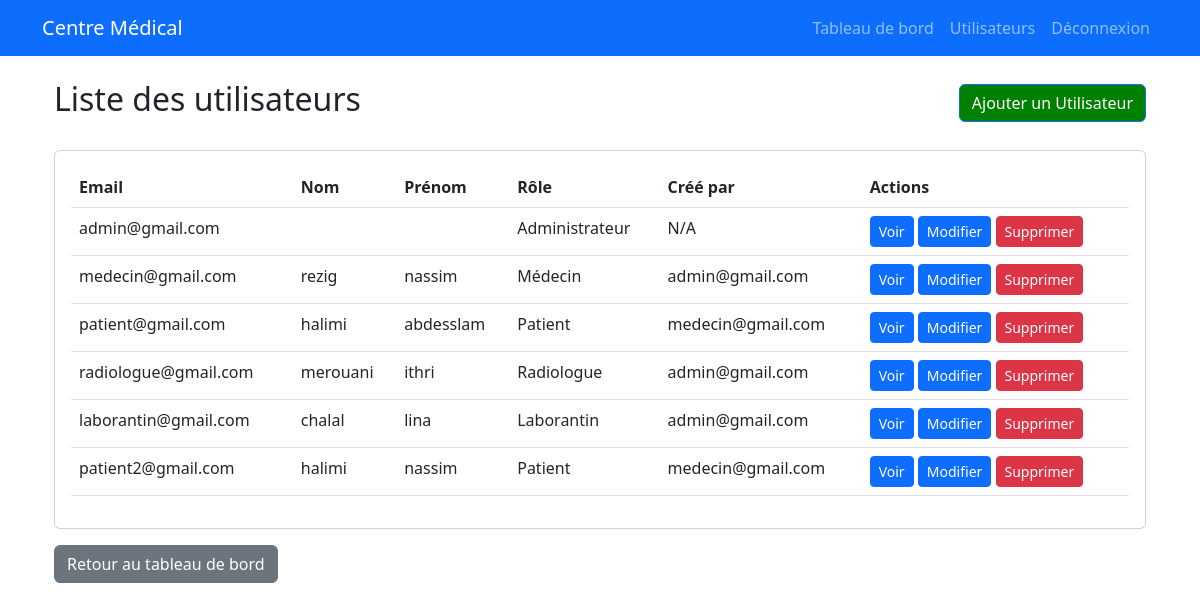
/accounts/users/ (signed in), run on an earlier commit of the app's database.
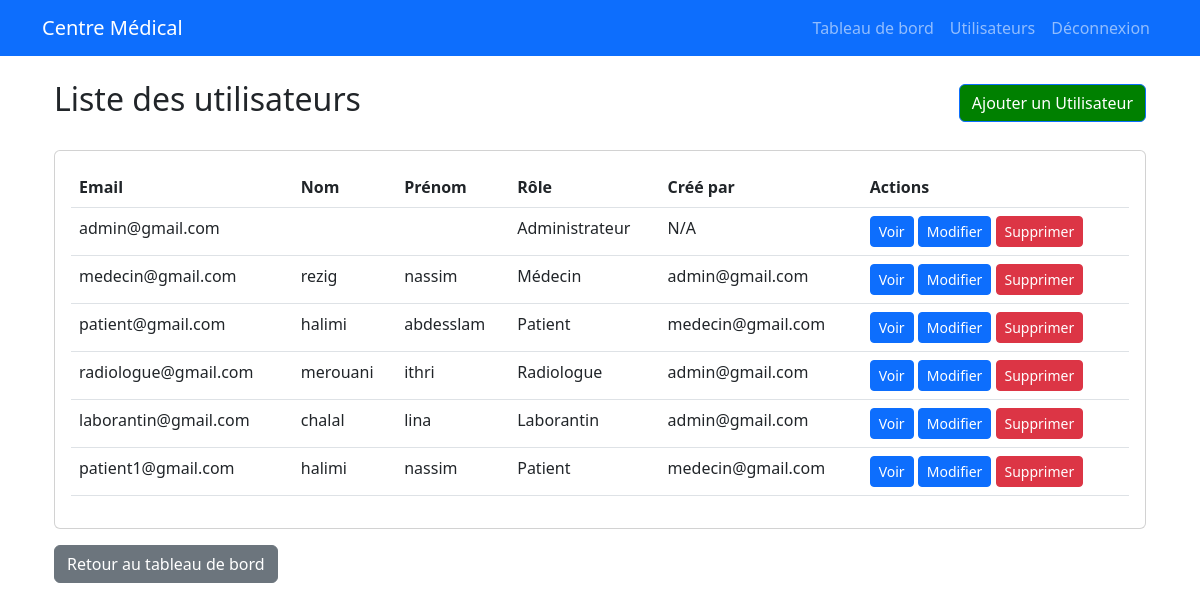
And on a later commit of the database.
### accounts/models.py (models this page shows, shortened)
class User(AbstractUser):
    ROLE_CHOICES = (
        ('ADMIN', 'Administrateur'),
        ('MEDECIN', 'Médecin'),
        ('PATIENT', 'Patient'),
        ('RADIOLOGUE', 'Radiologue'),
        ('LABORANTIN', 'Laborantin'),
        ('PRATICIEN', 'Praticien de santé'),
    )
    email = models.EmailField(unique=True)
    role = models.CharField(max_length=15, choices=ROLE_CHOICES, default='PATIENT')
    created_by = models.ForeignKey('self', on_delete=models.SET_NULL, null=True, blank=True, related_name='created_users')
    USERNAME_FIELD = 'email'
    REQUIRED_FIELDS = []
    objects = UserManager()
    @property
    def is_admin(self):
        return self.role == 'ADMIN'
    @property
    def is_medecin(self):
        return self.role == 'MEDECIN'
    @property
    def is_radiologue(self):
        return self.role == 'RADIOLOGUE'
    @property
    def is_laborantin(self):
        return self.role == 'LABORANTIN'
    @property
    def is_praticien(self):
        return self.role == 'PRATICIEN'

### accounts/views.py (the view)
# urls.py: path('users/', views.UserListView.as_view(), name='user_list'),
class UserListView(UserPassesTestMixin, ListView):
    model = User
    template_name = 'accounts/user_list.html'
    context_object_name = 'users'
    def test_func(self):
        return (self.request.user.is_admin or
                self.request.user.is_medecin or
                self.request.user.is_radiologue or
                self.request.user.is_laborantin or
                self.request.user.is_praticien)
    def get_queryset(self):
        queryset = super().get_queryset()
        if self.request.user.is_medecin:
            return queryset.filter(role='PATIENT')
        elif self.request.user.is_radiologue:
            return queryset.filter(role='PATIENT')
        elif self.request.user.is_laborantin:
            return queryset.filter(role='PATIENT')
        elif self.request.user.is_praticien:
            return queryset.filter(role='PATIENT')
        return queryset

### accounts/templates/accounts/user_list.html
{% extends 'base.html' %}
{% block content %}
<div class="container mt-4">
    <div class="d-flex justify-content-between align-items-center mb-4">
        <h2>Liste des utilisateurs</h2>
        <a href="{% if request.user.is_admin %}{% url 'user_create' 'user' %}{% else %}{% url 'user_create' 'patient' %}{% endif %}"
           class="btn btn-primary" style="background-color: green; color: white;">
            {% if request.user.is_admin %}Ajouter un Utilisateur{% else %}Ajouter un Patient{% endif %}
        </a>
    </div>
    <div class="card">
        <div class="card-body">
            <table class="table">
                <thead>
                    <tr>
                        <th>Email</th>
                        <th>Nom</th>
                        <th>Prénom</th>
                        <th>Rôle</th>
                        <th>Créé par</th>
                        <th>Actions</th>
                    </tr>
                </thead>
                <tbody>
                    {% for user in users %}
                    <tr>
                        <td>{{ user.email }}</td>
                        <td>{{ user.last_name }}</td>
                        <td>{{ user.first_name }}</td>
                        <td>{{ user.get_role_display }}</td>
                        <td>{{ user.created_by.email|default:"N/A" }}</td>
                        <td>
                            <a href="{% url 'user_detail' user.id %}" class="btn btn-sm btn-primary">Voir</a>
                            {% if request.user.is_admin or request.user == user.created_by and user.is_patient %}
                                <a href="{% url 'user_update' user.id %}" class="btn btn-sm btn-primary">Modifier</a>
                                <a href="{% url 'user_delete' user.id %}" class="btn btn-sm btn-danger">Supprimer</a>
                            {% endif %}
                        </td>
                    </tr>
                    {% empty %}
                    <tr>
                        <td colspan="6" class="text-center">Aucun utilisateur trouvé</td>
                    </tr>
                    {% endfor %}
                </tbody>
            </table>
        </div>
    </div>
    <div class="mt-3">
        <a href="{% url 'dashboard' %}" class="btn btn-secondary">Retour au tableau de bord</a>
    </div>
</div>
{% endblock %}

### accounts/templates/base.html (shortened to what this page needs)
<!DOCTYPE html>
<html lang="fr">
<head>
    <link href="https://cdn.jsdelivr.net/npm/bootstrap@5.3.0/dist/css/bootstrap.min.css" rel="stylesheet">
</head>
<body>
    <nav class="navbar navbar-expand-lg navbar-dark bg-primary">
        <div class="container">
            <a class="navbar-brand" href="{% url 'dashboard' %}">Centre Médical</a>
            <div class="collapse navbar-collapse" id="navbarNav">
                <ul class="navbar-nav ms-auto">
                    {% if user.is_authenticated %}
    <li class="nav-item">
        <a class="nav-link" href="{% url 'dashboard' %}">Tableau de bord</a>
    </li>
    {% if user.is_admin or user.is_medecin %}
    <li class="nav-item">
        <a class="nav-link" href="{% url 'user_list' %}">Utilisateurs</a>
    </li>
    {% endif %}
    <li class="nav-item">
        <a class="nav-link" href="{% url 'logout' %}">Déconnexion</a>
    </li>
{% else %}
    <li class="nav-item">
        <a class="nav-link" href="{% url 'login' %}">Connexion</a>
    </li>
{% endif %}
                </ul>
            </div>
        </div>
    </nav>
    <div class="container mt-4">
        {% block content %}{% endblock %}
    </div>
</body>
</html>

What changed in the data, as far as the page shows it:
removed User: email "patient2@gmail.com", last_name "halimi", first_name "nassim", role "Patient", created_by.email "medecin@gmail.com"
added User: email "patient1@gmail.com", last_name "halimi", first_name "nassim", role "Patient", created_by.email "medecin@gmail.com"
